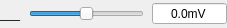
<?xml version="1.0" encoding="UTF-8"?>
<ui version="4.0">
 <class>Form</class>
 <widget class="QWidget" name="Form">
  <property name="geometry">
   <rect>
    <x>0</x>
    <y>0</y>
    <width>227</width>
    <height>28</height>
   </rect>
  </property>
  <property name="windowTitle">
   <string>Form</string>
  </property>
  <layout class="QVBoxLayout" name="verticalLayout">
   <property name="spacing">
    <number>0</number>
   </property>
   <property name="margin">
    <number>0</number>
   </property>
   <item>
    <layout class="QHBoxLayout" name="widgetLayout">
     <property name="spacing">
      <number>8</number>
     </property>
     <property name="topMargin">
      <number>0</number>
     </property>
     <item>
      <widget class="QLabel" name="label">
       <property name="text">
        <string>___</string>
       </property>
      </widget>
     </item>
     <item>
      <widget class="QSlider" name="slider">
       <property name="maximumSize">
        <size>
         <width>16777215</width>
         <height>15</height>
        </size>
       </property>
       <property name="cursor">
        <cursorShape>ArrowCursor</cursorShape>
       </property>
       <property name="minimum">
        <number>-3300</number>
       </property>
       <property name="maximum">
        <number>3300</number>
       </property>
       <property name="singleStep">
        <number>10</number>
       </property>
       <property name="pageStep">
        <number>100</number>
       </property>
       <property name="value">
        <number>0</number>
       </property>
       <property name="orientation">
        <enum>Qt::Horizontal</enum>
       </property>
       <property name="tickPosition">
        <enum>QSlider::NoTicks</enum>
       </property>
       <property name="tickInterval">
        <number>0</number>
       </property>
      </widget>
     </item>
     <item>
      <widget class="QDoubleSpinBox" name="spinbox">
       <property name="minimumSize">
        <size>
         <width>75</width>
         <height>0</height>
        </size>
       </property>
       <property name="font">
        <font>
         <pointsize>9</pointsize>
        </font>
       </property>
       <property name="frame">
        <bool>true</bool>
       </property>
       <property name="alignment">
        <set>Qt::AlignCenter</set>
       </property>
       <property name="buttonSymbols">
        <enum>QAbstractSpinBox::NoButtons</enum>
       </property>
       <property name="suffix">
        <string>mV</string>
       </property>
       <property name="decimals">
        <number>1</number>
       </property>
       <property name="minimum">
        <double>-3300.000000000000000</double>
       </property>
       <property name="maximum">
        <double>3300.000000000000000</double>
       </property>
       <property name="value">
        <double>0.000000000000000</double>
       </property>
      </widget>
     </item>
    </layout>
   </item>
  </layout>
 </widget>
 <resources/>
 <connections/>
 <slots>
  <slot>sliderChanged(int)</slot>
  <slot>spinboxChanged(double)</slot>
 </slots>
</ui>
